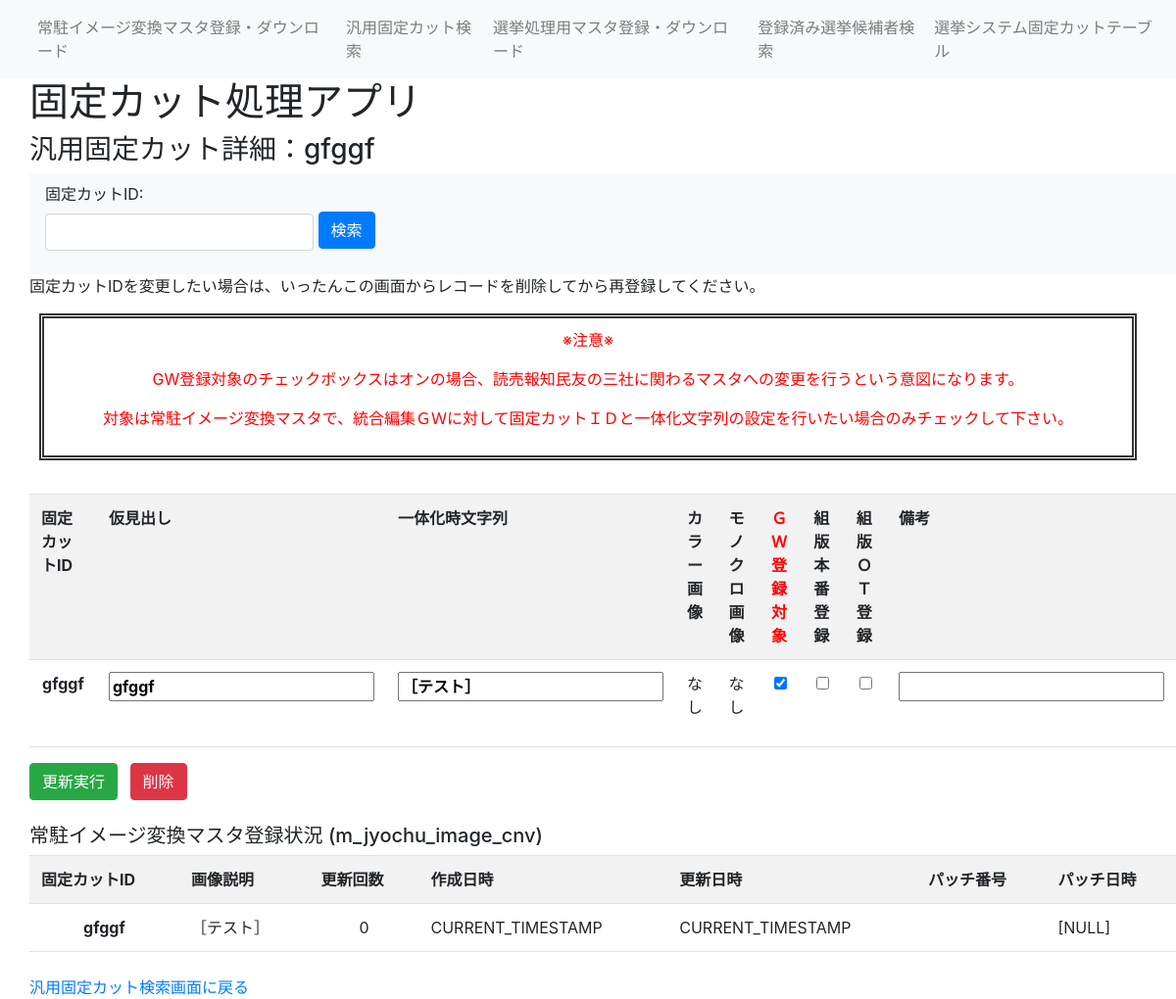
The app's page /general_detail/gfggf with its own data.
### fixedcut_app/models/fixedcut.py (models this page shows)
class FixedCut(db.Model):
    ___tablename__ = "fixedcut"
    id = db.Column(db.String(20), primary_key=True) #固定カットID
    midashi = db.Column(db.String(30)) #仮見出し
    Str = db.Column(db.String(100)) #一体化時文字列
    colorUrl = db.Column(db.String(100)) #カラー画像のURL
    monoUrl = db.Column(db.String(100)) #モノクロ画像のURL
    GWFlg = db.Column(db.Boolean, default=False) #GW登録対象
    prodFlg = db.Column(db.Boolean, default=False) #組版本番登録済みか
    OTFlg = db.Column(db.Boolean, default=False) #組版OT系登録済みか
    comment = db.Column(db.String(255)) #コメント
    created_at = db.Column(db.DateTime, nullable=False, default=datetime.now)  # 作成日時
    updated_at = db.Column(db.DateTime, nullable=False, default=datetime.now, onupdate=datetime.now)  # 更新日時

### fixedcut_app/views.py (the view, shortened to what this page needs)
@app.route('/general_detail/<string:id>', methods=['GET', 'POST'])
def general_detail(id):
    if request.method == 'GET':
        results = db.session.query(FixedCut).filter(FixedCut.id == id).all()
        if not results:
            return render_template('error_404.html'), 404
        print(results[0].GWFlg)
        jyochu_result = db.session.query(MJyochuImageCnv).filter(MJyochuImageCnv.fixed_cut_id == id).first()
        return render_template('general_detail.html', results=results, jyochu_result=jyochu_result)

### fixedcut_app/views.py (called while the page is built)
@app.before_request
def log_request():
    app.logger.info("Request: %s %s from %s", request.method, request.path, request.remote_addr)

### fixedcut_app/templates/general_detail.html (shortened to what this page needs)
{% extends 'layout.html' %}
{% block header %}
<h3>汎用固定カット詳細：{{results[0].id}}</h3>
{% endblock %}
{% block content %}
<p>固定カットIDを変更したい場合は、いったんこの画面からレコードを削除してから再登録してください。</p>
{% endblock %}
{% block caution %}
<div class="caution">
    <P>※注意※</p>
    <p>GW登録対象のチェックボックスはオンの場合、読売報知民友の三社に関わるマスタへの変更を行うという意図になります。</p>
    <p>対象は常駐イメージ変換マスタで、統合編集ＧＷに対して固定カットＩＤと一体化文字列の設定を行いたい場合のみチェックして下さい。</p>
</div>
{% endblock %}
{% block serchbar %}
<nav class="navbar navbar-expand-lg navbar-light bg-light">
    <form class="form-group" onsubmit="searchById(event)">
        <ul class="navbar-nav">
            <li class="nav-item">
                <label for="ID">固定カットID:</label>
                <input name="ID" type="text" class="form-control" id="ID">
            </li>
            <li class="nav-item">
                <button type="submit" class="btn btn-primary" name="search">検索</button>
            </li>
        </ul>
    </form>
</nav>
{% endblock %}
{% block serch_result %}
 <div class="pad">
    <form id="generalDetailForm" action="/general_detail/{{ results[0].id }}" method="POST" enctype="multipart/form-data" onsubmit="return confirmDetailUpdate(event)">
        <table class="table table-striped table-hover">
            <tr>
                <th>固定カットID</th>
                <th>仮見出し</th>
                <th>一体化時文字列</th>
                <th>カラー画像</th>
                <th>モノクロ画像</th>
                <th><font color="red">ＧＷ登録対象</font></th>
                <th>組版本番登録</th>
                <th>組版ＯＴ登録</th>
                <th>備考</th>
            </tr>
        {% for res in results %}
        <tr>
            <td class="text-center fw-bold">{{ res.id }}</td>
            <td class="text-center"><input name="midashi" type="text" value="{{ res.midashi }}" class="fw-bold"></input></td>
            <td class="text-center"><input name="Str" type="text" value="{{ res.Str }}" class="fw-bold"></input></td>
            <td>
                {% if ".eps" in res.colorUrl %}
                <a href="/download/static/{{ res.colorUrl }}">ダウンロード</a></td>
                {% elif ".jpg" in res.colorUrl %}
                <img src="{{ url_for('static', filename=res.colorUrl) }}" height="50" alt="">
                {% elif ".jpeg" in res.colorUrl %}
                <img src="{{ url_for('static', filename=res.colorUrl) }}" height="50" alt="">
                {% elif ".svg" in res.colorUrl %}
                <img src="{{ url_for('static', filename=res.colorUrl) }}" height="50" alt="">
                {% else %}
                <p>なし</p>
                {% endif %}
            <td>
                {% if ".eps" in res.monoUrl %}
                <a href="{{ res.monoUrl }}" download="モノクロ画像.eps">ダウンロード</a>
                {% elif ".jpg" in res.monoUrl %}
                <img src="{{ url_for('static', filename=res.monoUrl) }}" height="50" alt="">
                {% elif ".jpeg" in res.monoUrl %}
                <img src="{{ url_for('static', filename=res.monoUrl) }}" height="50" alt="">
                {% elif ".svg" in res.monoUrl %}
                <img src="{{ url_for('static', filename=res.monoUrl) }}" height="50" alt="">
                {% else %}
                <p>なし</p>
                {% endif %}
            </td>
            <td class="text-center">
                {% if res.GWFlg==True %}
                <input name="GWFlg" type="checkbox" checked class="fw-bold">
                {% else %}
                <input name="GWFlg" type="checkbox" class="fw-bold">
                {% endif %}
            </td>
             <td class="text-center">
                {% if res.prodFlg==True %}
                <input name="prodFlg" type="checkbox" checked class="fw-bold">
                {% else %}
                <input name="prodFlg" type="checkbox" class="fw-bold">
                {% endif %}
            </td>
            <td class="text-center">
                {% if res.OTFlg==True %}
                <input name="OTFlg" type="checkbox" checked class="fw-bold">
                {% else %}
                <input name="OTFlg" type="checkbox" class="fw-bold">
                {% endif %}
            </td>
            <td class="text-center"><input name="comment" type="text" value="{{ res.comment }}" class="fw-bold"></input></td>
        </tr>
        {% endfor %}
    </table>
    <div class="mt-3">
        <button type="submit" class="btn btn-success me-2">更新実行</button>
        <button type="button" class="btn btn-danger" onclick="confirmDelete('{{ results[0].id }}')">削除</button>
    </div>
</form>
</div>
{% if jyochu_result %}
<div class="pad mt-4">
    <h5>常駐イメージ変換マスタ登録状況 (m_jyochu_image_cnv)</h5>
    <table class="table table-striped table-hover">
        <tr>
            <th>固定カットID</th>
            <th>画像説明</th>
            <th>更新回数</th>
            <th>作成日時</th>
            <th>更新日時</th>
            <th>パッチ番号</th>
            <th>パッチ日時</th>
        </tr>
        <tr>
            <td class="text-center fw-bold">{{ jyochu_result.fixed_cut_id }}</td>
            <td>{{ jyochu_result.fixed_cut_img_explanation }}</td>
            <td class="text-center">{{ jyochu_result.upd_count }}</td>
            <td>{{ jyochu_result.created_datetime }}</td>
            <td>{{ jyochu_result.updated_datetime }}</td>
            <td>{{ jyochu_result.patch_no }}</td>
            <td>{{ jyochu_result.patch_datetime }}</td>
        </tr>
    </table>
</div>
{% endif %}
{% endblock %}
{% block footer %}
<div class="mt-4">
    <a href="/general">汎用固定カット検索画面に戻る</a>
</div>
{% endblock %}

### fixedcut_app/templates/static/css/style.css (style rules this page uses)
.pad { padding-left: 30px; }
.caution { padding: 10px; margin-left: 40px; margin-right: 40px; margin-bottom: 10px; border: 5px double #333333; color: red; text-align: center; }

### records on screen
FixedCut: id "gfggf", midashi "gfggf", Str "［テスト］", colorUrl "なし", monoUrl "なし", fixed_cut_img_explanation "［テスト］"

### other values on screen
{{ jyochu_result.fixed_cut_id }} "gfggf"
{{ jyochu_result.upd_count }} "0"
{{ jyochu_result.created_datetime }} "CURRENT_TIMESTAMP"
{{ jyochu_result.updated_datetime }} "CURRENT_TIMESTAMP"
{{ jyochu_result.patch_datetime }} "[NULL]"
